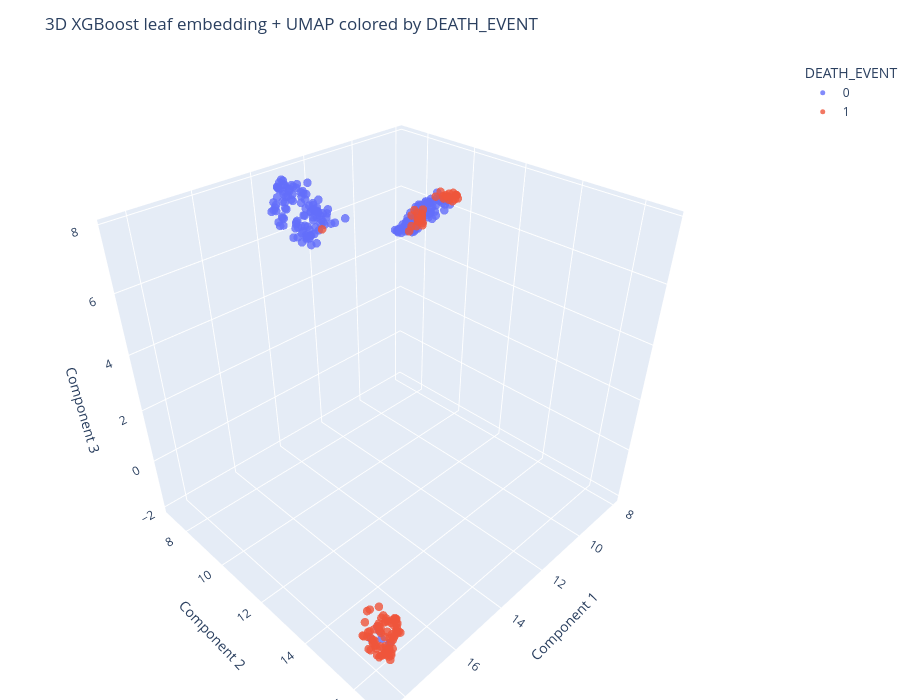

Notebook source saved alongside this figure:
### Markdown cell above
### XGBoost Leaf Embedding + UMAP

### Code cell
xgb = XGBClassifier(
    n_estimators=400,
    max_depth=3,
    learning_rate=0.05,
    subsample=0.9,
    colsample_bytree=0.9,
    objective="binary:logistic",
    eval_metric="logloss",
)

xgb.fit(X, y)
leaf_idx = xgb.apply(X)

umap_leaf = u.UMAP(n_components=3)
X_umap_xgb = umap_leaf.fit_transform(leaf_idx)

df_umap_xgb = pd.DataFrame(X_umap_xgb, columns=["UMAP_XGB_1", "UMAP_XGB_2", "UMAP_XGB_3"])
df_umap_xgb[TARGET_COL] = y.values

joblib.dump(df_umap_xgb, os.path.join(OUTPUT_DIR, 'df_umap_xgb.pkl'))
plot_3d(X_umap_xgb, y, algorithm="XGBoost leaf embedding + UMAP")

### Figure 1 — Plotly figure (JSON) as saved in the notebook; plotly's stock layout.template omitted (floating-point values rounded to 4 significant figures; data arrays with more than 128 entries replaced by an {"elided": "..."} marker saying what was removed)
{"data": [{"hovertemplate": "<b>DEATH_EVENT</b>: 0<br>Component 1: %{x:.3f}<br>Component 2: %{y:.3f}<br>Component 3: %{z:.3f}<extra></extra>", "marker": {"line": {"width": 0}, "opacity": 0.8, "size": 5}, "mode": "markers", "name": "0", "type": "scatter3d", "x": {"elided": "203 float values"}, "y": {"elided": "203 float values"}, "z": {"elided": "203 float values"}}, {"hovertemplate": "<b>DEATH_EVENT</b>: 1<br>Component 1: %{x:.3f}<br>Component 2: %{y:.3f}<br>Component 3: %{z:.3f}<extra></extra>", "marker": {"line": {"width": 0}, "opacity": 0.8, "size": 5}, "mode": "markers", "name": "1", "type": "scatter3d", "x": [18.41, 17.49, 18.26, 18.38, 18.13, 17.18, 17.62, 17.51, 17.22, 17.2, 18.32, 17.4, 17.61, 17.83, 17.29, 17.47, 17.35, 17.87, 17.09, 18.43, 17.82, 18.41, 17.41, 17.58, 18.21, 17.24, 17.67, 18.24, 17.89, 17.65, 17.6, 9.257, 10.05, 8.874, 9.686, 9.425, 9.17, 8.365, 8.204, 9.504, 18.23, 17.32, 17.94, 17.19, 17.76, 9.053, 17.91, 17.02, 18.48, 18.03, 17.03, 12.93, 8.547, 17.65, 8.699, 17.49, 9.558, 18.31, 17.08, 18.37, 17.72, 17.67, 17.79, 8.562, 8.458, 18.06, 8.859, 17.86, 17.56, 18.38, 18.23, 9.925, 10.41, 8.826, 9.854, 8.973, 9.006, 18.42, 9.808, 10.29, 17.68, 17.49, 17.3, 9.205, 18.45, 17.63, 18.24, 18.04, 10.22, 17.67, 17.44, 17.73, 17.56, 17.22, 8.96, 17.15, 8.638, 10.53, 9.973, 18.12, 18.34, 8.871, 17.45, 17.06, 18.1], "y": [16.56, 15.81, 16.3, 16.59, 16.76, 15.78, 16.01, 15.89, 15.73, 15.9, 16.16, 16.2, 15.77, 16.33, 15.65, 15.84, 15.92, 15.66, 15.71, 16.49, 15.69, 16.66, 15.69, 15.79, 16.18, 15.67, 15.63, 16.04, 15.59, 15.3, 15.72, 10.49, 9.985, 10.27, 9.441, 9.167, 8.674, 8.992, 8.246, 9.293, 16.64, 15.99, 16.57, 15.76, 16.05, 10.4, 15.62, 15.69, 16.05, 16.17, 15.79, 8.594, 9.729, 15.57, 9.628, 15.99, 9.266, 16.63, 15.85, 16.14, 16.16, 16.06, 16.48, 9.593, 9.396, 16.26, 9.935, 15.66, 16.34, 16.32, 15.87, 9.83, 10.31, 10.27, 9.811, 10.45, 10.13, 16.35, 9.726, 10.02, 16.46, 15.54, 16.16, 10.19, 16.53, 16.21, 16.78, 16.18, 9.671, 16.46, 15.94, 16.08, 16.47, 15.97, 10.38, 15.87, 9.968, 9.872, 9.556, 16.29, 15.92, 9.638, 15.63, 15.84, 16.67], "z": [-0.6691, -1.462, -0.574, -0.6053, -0.3974, -1.681, -1.829, -1.917, -1.863, -0.9047, -0.8753, -0.6172, -1.802, -1.468, -1.148, -1.84, -1.737, -1.261, -1.204, -0.3704, -1.455, -0.5008, -0.7425, -0.5973, -0.1149, -1.619, -1.853, -0.2985, -0.2256, -1.781, -0.1942, 6.95, 6.763, 6.984, 6.131, 6.221, 5.532, 6.421, 5.462, 5.989, -0.6924, -1.465, -0.4283, -1.186, -1.447, 6.934, -1.045, -1.513, -0.2316, -0.05067, -1.347, 6.587, 6.781, -1.695, 6.633, -1.766, 5.839, -0.572, -1.545, -0.7965, -0.2522, -0.2837, -0.4775, 6.696, 6.575, -0.1415, 6.818, -0.12, -0.6771, -0.2509, -0.1035, 6.358, 6.463, 6.959, 6.207, 6.946, 6.82, -0.2733, 6.469, 6.582, -0.2885, -1.253, -1.075, 7.001, -0.5824, -1.629, -0.7309, -0.1547, 6.528, -0.5134, -1.939, -0.3724, -0.584, -0.8264, 7.036, -0.9251, 6.9, 6.163, 6.598, -0.1481, -0.519, 6.908, -1.504, -1.076, -0.8075]}], "layout": {"height": 700, "legend": {"itemsizing": "trace", "title": {"text": "DEATH_EVENT"}}, "margin": {"b": 0, "l": 0, "r": 0, "t": 60}, "scene": {"xaxis": {"title": {"text": "Component 1"}}, "yaxis": {"title": {"text": "Component 2"}}, "zaxis": {"title": {"text": "Component 3"}}}, "title": {"text": "3D XGBoost leaf embedding + UMAP colored by DEATH_EVENT"}, "width": 900}}
